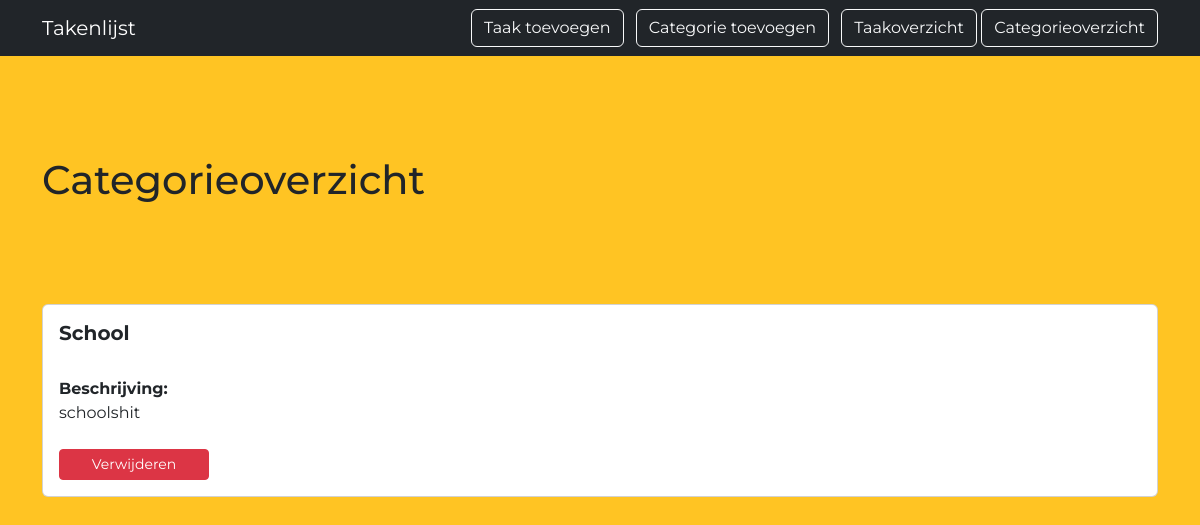
Page /categorie/overzicht on the earlier database version.
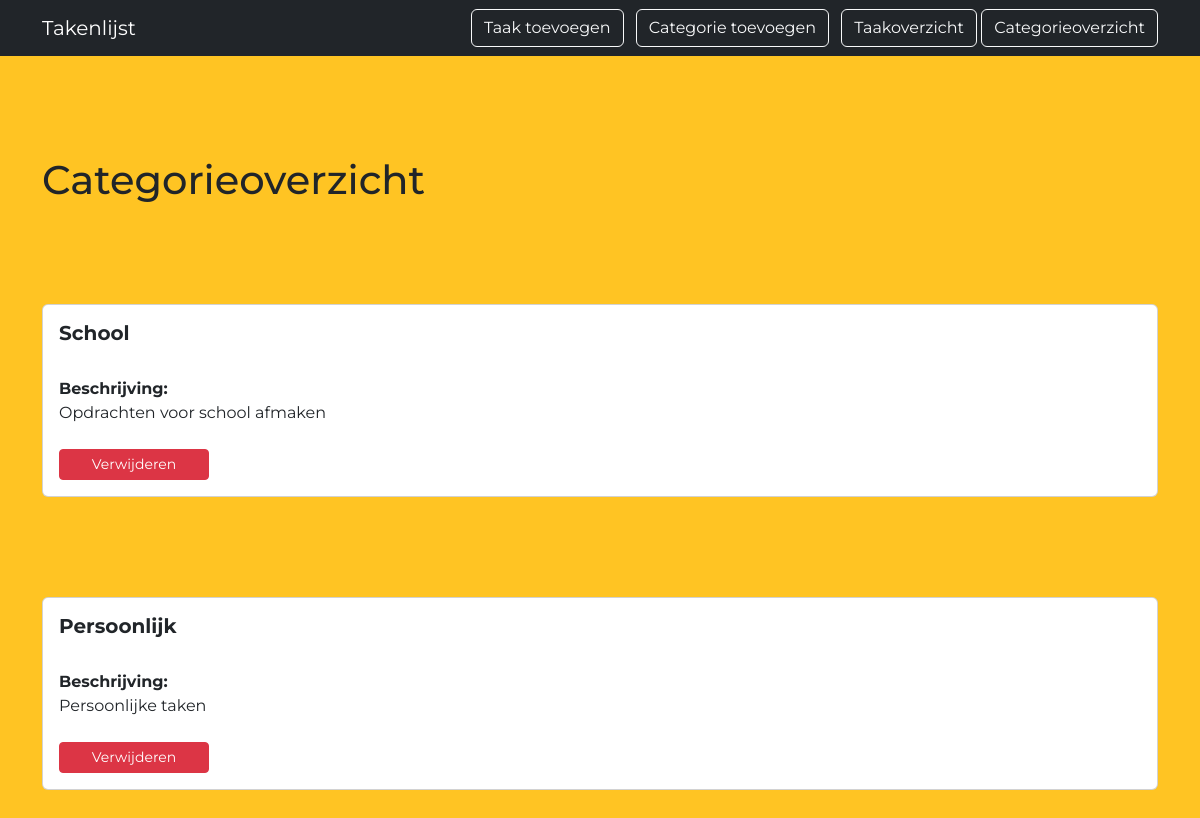
Same page on the later database version.
### models.py (models this page shows)
class Categorie(db.Model):
    id = db.Column(db.Integer, primary_key=True)
    naam = db.Column(db.String(50), nullable=False)
    beschrijving = db.Column(db.String(500), nullable=True)
    taken = db.relationship('Taak', back_populates='categorie')     # Hiermee kun je vanuit een categorie alle bijbehorende taken ophalen via categorie.taken

### app.py (the view)
@app.route('/categorie/overzicht', methods=['GET'])     # Toont alle categorieën uit de database
def categorie_overzicht():
    categorieën = Categorie.query.all()
    return render_template('categorie_overzicht.html', categorieën=categorieën)

### templates/categorie_overzicht.html (shortened to what this page needs)
{% extends 'base.html' %}
{% block content %}
    <div class="container mt-4 categorie_overzicht">
    <h1>Categorieoverzicht</h1>
    {% if categorieën %}
        {% for categorie in categorieën %}
            <div class="card p-3 mb-3">
                <h5>{{ categorie.naam }}</h5> <br>
                <strong>Beschrijving:</strong> {{ categorie.beschrijving if categorie.beschrijving else 'Geen beschrijving' }} <br><br>
                <form method="POST" action="/categorie/verwijderen/{{ categorie.id }}" style="display:inline">
                    <button type="submit" class="btn btn-danger btn-sm">Verwijderen</button>
                </form>
            </div>
        {% endfor %}
    {% else %}
        <p>Er zijn nog geen categorieën!</p>
    {% endif %}
    </div>
{% endblock %}

Differences in the rows shown:
changed Categorie "School": beschrijving "schoolshit" → "Opdrachten voor school afmaken"
added Categorie: naam "Persoonlijk", beschrijving "Persoonlijke taken"
